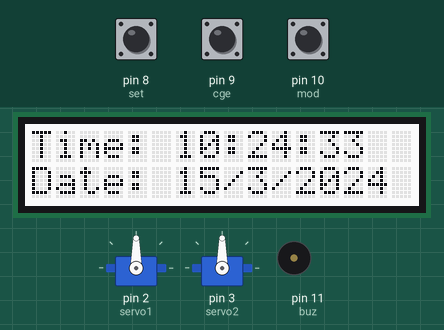
Bench run of a sketch on a simulated Arduino Uno, built with avr-gcc and run on an emulated ATmega328P. On the bench: 16×2 character LCD, 2 × servo, buzzer (waves = sounding, pin HIGH). Inputs (shaded band) come from the test bench; at power-on: pin 10 (mod) HIGH, pin 8 (set) HIGH, pin 9 (cge) HIGH. The local clock reads 2024-03-15 10:24:30 at power-on unless the sketch sets it; EEPROM starts erased.

Above: at 3.2 s.
3.3 s: pin 10 (mod) pulled LOW for 0.25 s
At 5.5 s:
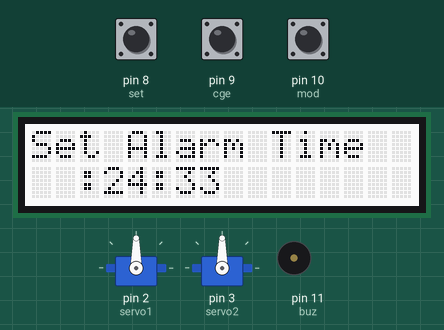
5.6 s: pin 8 (set) pulled LOW for 3.2 s
At 9.12 s:
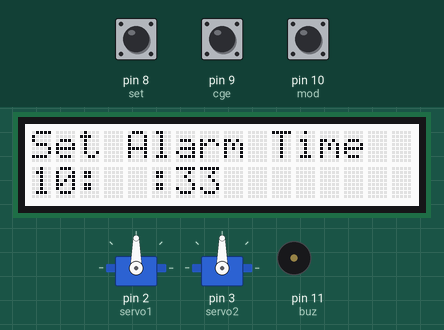
10.5 s: pin 8 (set) pulled LOW for 1 s
At 13.8 s:
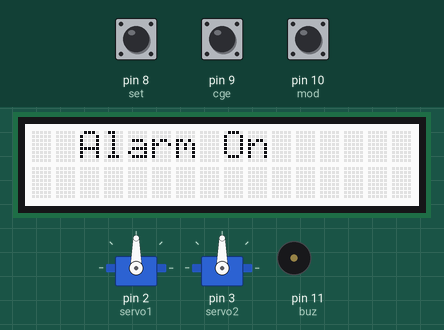
14.5 s: pin 8 (set) pulled LOW for 0.25 s
At 14.7 s:
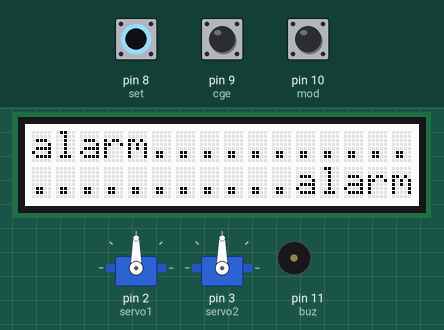
16.3 s: pin 10 (mod) pulled LOW for 1 s
At 16.77 s:
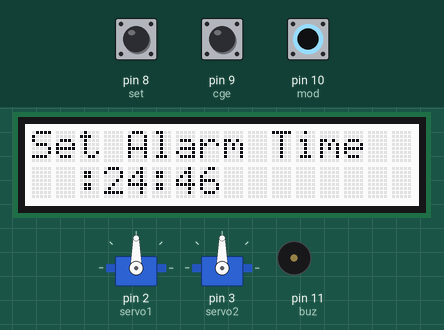
18.8 s: pin 9 (cge) pulled LOW for 0.25 s
At 19.16 s:
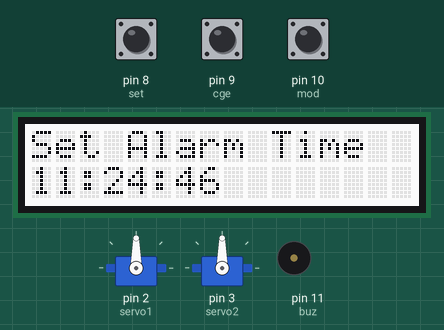
Timing chart, 0 to 21.5 s (numbered marks = the images above; inputs shaded):
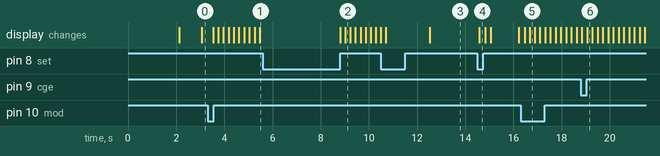

The sketch:

servo_alarm_clock.ino
```cpp
#include <Wire.h>
#include<EEPROM.h>
#include <RTClib.h>

#include "rgb_lcd.h"

#include <Servo.h>

Servo servo1;  // create servo object to control a servo
Servo servo2;
// twelve servo objects can be created on most boards

int pos = 0;    // variable to store the servo position

rgb_lcd lcd;

RTC_DS1307 RTC;

int tmp,Inc,hor,mIn,add=11;
int set=8;
int cge=9;
int mod=10;
int off=0;
#define buz 11
int Hor,Min,Sec;

///////////////////////////////////////Function to adjust the time//////////////////////////////////
void time()
{
    int tmp=1,mins=0,hors=0,secs=0;
    while(tmp==1)
    {
     off=0;
     if(digitalRead(cge)==0)
     {
      Hor++;
      if(Hor==24)
      {
       Hor=0;
      }
     }
     lcd.clear();
     lcd.setCursor(0,0);
     lcd.print("Set Alarm Time ");

    lcd.setCursor(0,1);
    if(Hor<=9)
    lcd.print("0");
    lcd.print(Hor);
    lcd.print(":");
    lcd.print(Min);
    lcd.print(":");
    lcd.print(Sec);
    delay(200);
    lcd.setCursor(0,1);
    lcd.print("  ");
    lcd.print(":");
    lcd.print(Min);
    lcd.print(":");
    lcd.print(Sec);
    delay(200);
    if(digitalRead(set)==0)
    {
      hor=Hor;
      EEPROM.write(add++,hor);
     tmp=2;
     while(digitalRead(set)==0);
    }
    }

    while(tmp==2)
    {
     if(digitalRead(cge)==0)
     {
      Min++;
      if(Min==60)
      {Min=0;}
     }
    lcd.setCursor(0,1);
    lcd.print(Hor);
    lcd.print(":");
     if(Min<=9)
    lcd.print("0");
    lcd.print(Min);
    lcd.print(":");
    lcd.print(Sec);
    lcd.print("  ");
    delay(200);
     lcd.setCursor(0,1);
    lcd.print(Hor);
    lcd.print(":");
    lcd.print("  ");
    lcd.print(":");
    lcd.print(Sec);
    lcd.print("  ");
    delay(200);
      if(digitalRead(set)==0)
      {
       mIn=Min;
       EEPROM.write(add++, mIn);
       tmp=0;
       while(digitalRead(set)==0);
      }
    }
    off=1;
    delay(10);
}
///////////////////////////////////////////function to sound the buzzer//////////////////////////////////
void Buz()
{
  if(digitalRead(set)==0)
  off=0;
  if(off==1)
  {

  for (pos = 0; pos <= 50; pos += 4) { // goes from 0 degrees to 180 degrees
    // in steps of 1 degree
    servo1.write(pos);              // tell servo to go to position in variable 'pos'
    delay(15);                       // waits 15ms for the servo to reach the position
  }
  for (pos = 50; pos >= 0; pos -= 2) { // goes from 180 degrees to 0 degrees
    servo1.write(pos);              // tell servo to go to position in variable 'pos'
    delay(15);                       // waits 15ms for the servo to reach the position
  }

    for (pos = 50; pos >= 0; pos -= 2) { // goes from 180 degrees to 0 degrees
    servo2.write(pos);              // tell servo to go to position in variable 'pos'
    delay(15);                       // waits 15ms for the servo to reach the position
  }

  for (pos = 0; pos <= 50; pos += 4) { // goes from 0 degrees to 180 degrees
    // in steps of 1 degree
    servo2.write(pos);              // tell servo to go to position in variable 'pos'
    delay(15);

  }


  }
}
//////////////////////////////////////////function to compare the alarm time with current RTC time//////////////////
void TimeCheck()
{
  int tem[17];
  for(int i=11;i<17;i++)
  {
    tem[i]=EEPROM.read(i);
  }
  if(Hor == tem[11] && Min == tem[12] && off==1)
  {
   add=11;
   Buz();
   Buz();
   lcd.clear();
   lcd.print("alarm...........");
   lcd.setCursor(0,1);
   lcd.print("...........alarm");
   Buz();
   Buz();
    }
}
////////////////////////////////////////////////////////////setup///////////////////////////
void setup()
{
 Wire.begin();
 RTC.begin();
 lcd.begin(16,2);

  servo1.attach(2);
  servo2.attach(3);

 pinMode(cge, INPUT);
 pinMode(set, INPUT);
 pinMode(mod, INPUT);
 pinMode(buz, OUTPUT);
 digitalWrite(set, HIGH);
 digitalWrite(mod, HIGH);
 digitalWrite(cge, HIGH);

   lcd.setCursor(0,0);
   lcd.print("ELECTRONICS HUB");
   lcd.setCursor(0,1);
   lcd.print("  Alarm Clock  ");
   delay(2000);

 if(!RTC.isrunning())
 {
 RTC.adjust(DateTime(__DATE__,__TIME__));
 }
}
////////////////////////////////////////////////////////////loop/////////////////////////////////////
void loop()
{
   DateTime now = RTC.now();
   if(digitalRead(mod) == 0)
   {
    current();
    time();
    delay(1000);
    lcd.clear();
    lcd.setCursor(0,0);
    lcd.print("  Alarm On");
    delay(2000);
   }
 lcd.clear();
 lcd.setCursor(0,0);
 lcd.print("Time:");
 lcd.setCursor(6,0);
 Hor=now.hour(),DEC;
 if(Hor<=9)
 {
  lcd.print("0");
  lcd.print(Hor=now.hour(),DEC);
 }
 else
 lcd.print(Hor=now.hour(),DEC);
 lcd.print(":");
 Min=now.minute(),DEC;
 if(Min<=9)
 {
 lcd.print("0");
 lcd.print(Min=now.minute(),DEC);
 }
 else
 lcd.print(Min=now.minute(),DEC);

 lcd.print(":");
 Sec=now.second(),DEC;
 if(Sec<=9)
 {
  lcd.print("0");
  lcd.print(Sec=now.second(),DEC);
 }
 else
 lcd.print(Sec=now.second(),DEC);
 lcd.setCursor(0,1);
 lcd.print("Date: ");
 lcd.print(now.day(),DEC);
 lcd.print("/");
 lcd.print(now.month(),DEC);
 lcd.print("/");
 lcd.print(now.year(),DEC);
 TimeCheck();
 delay(200);
}
///////////////////////////////////////////////////////function to get current RTC time//////////////////////////////
void current()
{
  lcd.setCursor(0,1);
  lcd.print(Hor);
  lcd.print(":");
  lcd.print(Min);
  lcd.print(":");
  lcd.print(Sec);
}
```

Measured:
- after the input at 3.3 s, the display: first changes after 0.23 s (image 1 shows a later state)
- after the input at 14.5 s, servo on pin 2 (servo1), servo on pin 3 (servo2): stops changing and stays 90°; the display: changes after 0.09 s (image 4)
- after the input at 16.3 s, the display: first changes after 0.16 s (image 5 shows a later state)
- after the input at 18.8 s, the display: first differs from a run without the input after 0.26 s (image 6)
